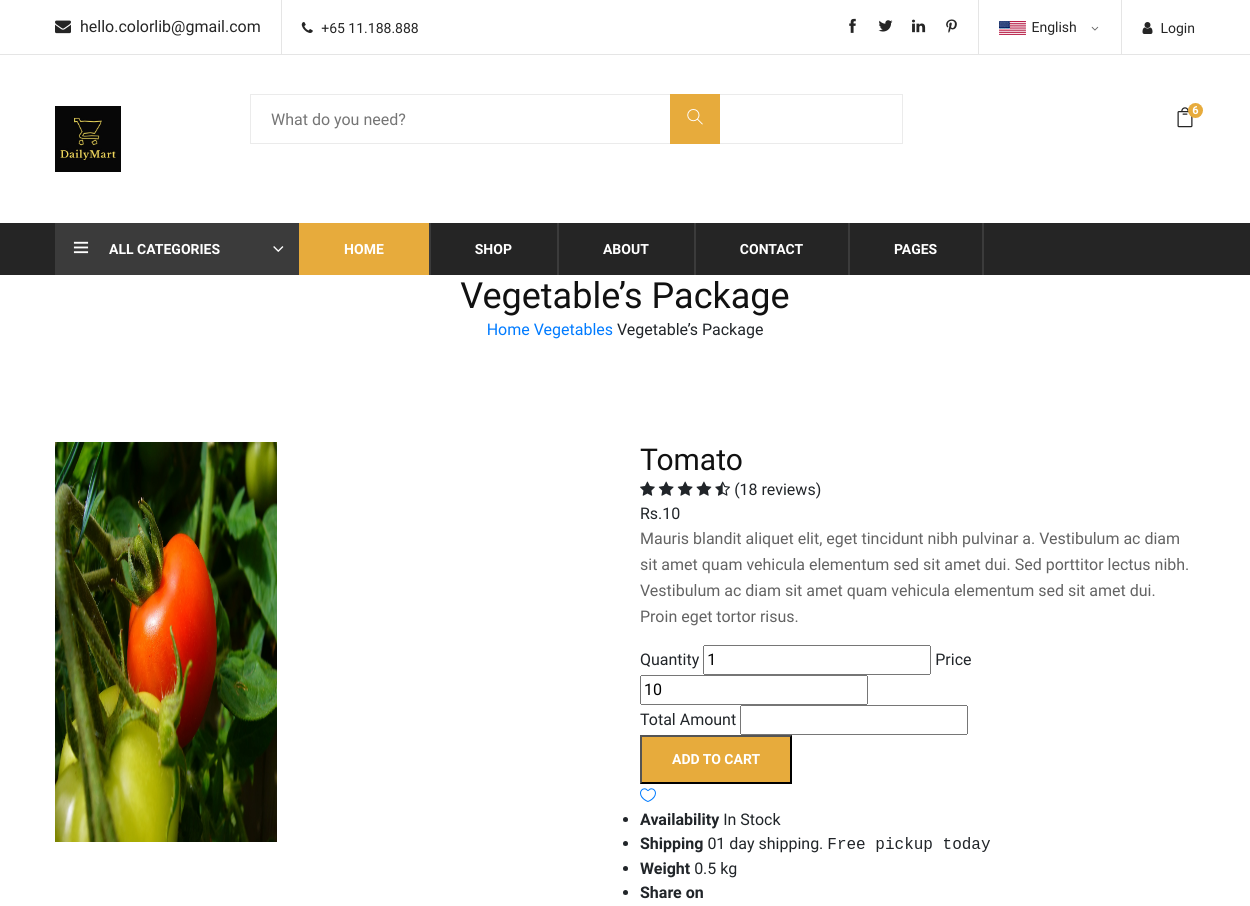
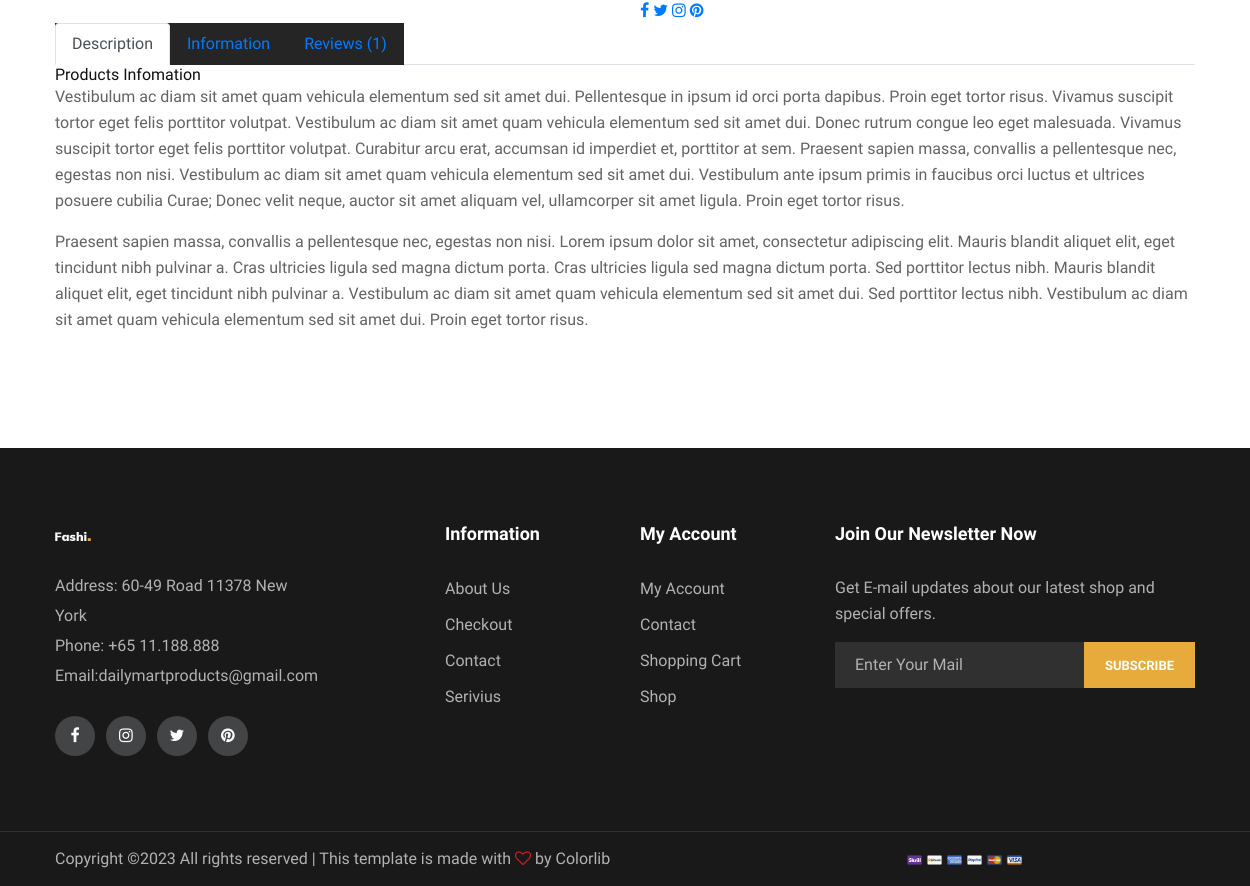
Page /UserApp/productdetails/3/ on the committed database (2 pictures, top to bottom).
### dailymartapp/models.py (models this page shows)
class Productdb(models.Model):
    pr_name=models.CharField(max_length=200)
    pr_price=models.IntegerField()
    pr_weight=models.IntegerField()
    pr_image=models.FileField()
    categories=models.CharField(max_length=200)

### UserApp/views.py (the view)
# urls.py: path('productdetails/<int:productid>/',views.productdetails,name='productdetails'),
def productdetails(request,productid):
    data=Productdb.objects.filter(id=productid)
    cartcount=Cart.objects.all().count()
    return render(request,"productdetails.html",{"data":data,"cartcount":cartcount})

### UserApp/templates/productdetails.html (shortened to what this page needs)
{% extends 'userindex.html' %}
{% load static %}
{% block content %}
 <section class="breadcrumb-section set-bg" data-setbg="img/breadcrumb.jpg">
    <div class="container">
        <div class="row">
            <div class="col-lg-12 text-center">
                <div class="breadcrumb__text">
                    <h2>Vegetable’s Package</h2>
                    <div class="breadcrumb__option">
                        <a href="./index.html">Home</a>
                        <a href="./index.html">Vegetables</a>
                        <span>Vegetable’s Package</span>
                    </div>
                </div>
            </div>
        </div>
    </div>
</section>
{% for i in data %}
<section class="product-details spad">
    <div class="container">
        <div class="row">
            <div class="col-lg-6 col-md-6">
                <div class="product__details__pic">
                    <div class="product__details__pic__item">
                        <img src="{{i.pr_image.url}}" width="400px" height="400px" alt="">
                    </div>
                </div>
            </div>
            <div class="col-lg-6 col-md-6">
                <div class="product__details__text">
                    <h3>{{i.pr_name}}</h3>
                    <div class="product__details__rating">
                        <i class="fa fa-star"></i>
                        <i class="fa fa-star"></i>
                        <i class="fa fa-star"></i>
                        <i class="fa fa-star"></i>
                        <i class="fa fa-star-half-o"></i>
                        <span>(18 reviews)</span>
                    </div>
                    <div class="product-price">Rs.{{i.pr_price}}</div>
                    <p>Mauris blandit aliquet elit, eget tincidunt nibh pulvinar a. Vestibulum ac diam sit amet quam
                        vehicula elementum sed sit amet dui. Sed porttitor lectus nibh. Vestibulum ac diam sit amet
                        quam vehicula elementum sed sit amet dui. Proin eget tortor risus.</p>
                                <form action="{% url 'addtocart' productid=i.id %}" method="post">
                                <div>
                               Quantity <input type="number" id="qtybtn" value="1" name="qt">
                               Price <input type="text" id="prize" value="{{i.pr_price}}" name="pr"><br>
                               Total Amount <input type="text" id="subtotal" value="" name="totalamt">
                                </div>
                    <input type="submit" value="ADD TO CART" class="primary-btn">
                </form>
                    <a href="#" class="heart-icon"><span class="icon_heart_alt"></span></a>
                    <ul>
                        <li><b>Availability</b> <span>In Stock</span></li>
                        <li><b>Shipping</b> <span>01 day shipping. <samp>Free pickup today</samp></span></li>
                        <li><b>Weight</b> <span>0.5 kg</span></li>
                        <li><b>Share on</b>
                            <div class="share">
                                <a href="#"><i class="fa fa-facebook"></i></a>
                                <a href="#"><i class="fa fa-twitter"></i></a>
                                <a href="#"><i class="fa fa-instagram"></i></a>
                                <a href="#"><i class="fa fa-pinterest"></i></a>
                            </div>
                        </li>
                    </ul>
                </div>
            </div>
            <div class="col-lg-12">
                <div class="product__details__tab">
                    <ul class="nav nav-tabs" role="tablist">
                        <li class="nav-item">
                            <a class="nav-link active" data-toggle="tab" href="#tabs-1" role="tab"
                                aria-selected="true">Description</a>
                        </li>
                        <li class="nav-item">
                            <a class="nav-link" data-toggle="tab" href="#tabs-2" role="tab"
                                aria-selected="false">Information</a>
                        </li>
                        <li class="nav-item">
                            <a class="nav-link" data-toggle="tab" href="#tabs-3" role="tab"
                                aria-selected="false">Reviews <span>(1)</span></a>
                        </li>
                    </ul>
                    <div class="tab-content">
                        <div class="tab-pane active" id="tabs-1" role="tabpanel">
                            <div class="product__details__tab__desc">
                                <h6>Products Infomation</h6>
                                <p>Vestibulum ac diam sit amet quam vehicula elementum sed sit amet dui.
                                    Pellentesque in ipsum id orci porta dapibus. Proin eget tortor risus. Vivamus
                                    suscipit tortor eget felis porttitor volutpat. Vestibulum ac diam sit amet quam
                                    vehicula elementum sed sit amet dui. Donec rutrum congue leo eget malesuada.
                                    Vivamus suscipit tortor eget felis porttitor volutpat. Curabitur arcu erat,
                                    accumsan id imperdiet et, porttitor at sem. Praesent sapien massa, convallis a
                                    pellentesque nec, egestas non nisi. Vestibulum ac diam sit amet quam vehicula
                                    elementum sed sit amet dui. Vestibulum ante ipsum primis in faucibus orci luctus
                                    et ultrices posuere cubilia Curae; Donec velit neque, auctor sit amet aliquam
                                    vel, ullamcorper sit amet ligula. Proin eget tortor risus.</p>
                                    <p>Praesent sapien massa, convallis a pellentesque nec, egestas non nisi. Lorem
                                    ipsum dolor sit amet, consectetur adipiscing elit. Mauris blandit aliquet
                                    elit, eget tincidunt nibh pulvinar a. Cras ultricies ligula sed magna dictum
                                    porta. Cras ultricies ligula sed magna dictum porta. Sed porttitor lectus
                                    nibh. Mauris blandit aliquet elit, eget tincidunt nibh pulvinar a.
                                    Vestibulum ac diam sit amet quam vehicula elementum sed sit amet dui. Sed
                                    porttitor lectus nibh. Vestibulum ac diam sit amet quam vehicula elementum
                                    sed sit amet dui. Proin eget tortor risus.</p>
                            </div>
                        </div>
                    </div>
                </div>
            </div>
        </div>
    </div>
</section>
{% endfor %}
{% endblock %}

### UserApp/static/styles/css/style.css (style rules this page uses)
html, body { height: 100%; font-family: "Muli", sans-serif; -webkit-font-smoothing: antialiased; font-smoothing: antialiased; }
h1, h2, h3, h4, h5, h6 { margin: 0; color: #111111; font-weight: 400; font-family: "Muli", sans-serif; }
h2 { font-size: 36px; }
h3 { font-size: 30px; }
h6 { font-size: 16px; }
p { font-size: 16px; font-family: "Muli", sans-serif; color: #636363; font-weight: 400; line-height: 26px; margin: 0 0 15px 0; }
img { max-width: 40%; }
ul, ol { padding: 0; margin: 0; }
.set-bg { background-repeat: no-repeat; background-size: cover; background-position: top center; }
.spad { padding-top: 100px; padding-bottom: 100px; }
.primary-btn { display: inline-block; font-size: 14px; font-weight: 700; padding: 12px 30px; color: #ffffff; background: #e7ab3c; text-transform: uppercase; }
.nav-item { background: #252525; display: -webkit-box; display: -ms-flexbox; display: flex; }
@media only screen and (min-width: 1200px) { .container { max-width: 1170px; } }

### rows in the picture
Productdb: pr_image (picture), pr_name "Tomato", pr_price "10", pr "10"

### other values in the picture
{{ cartcount }} "6"
